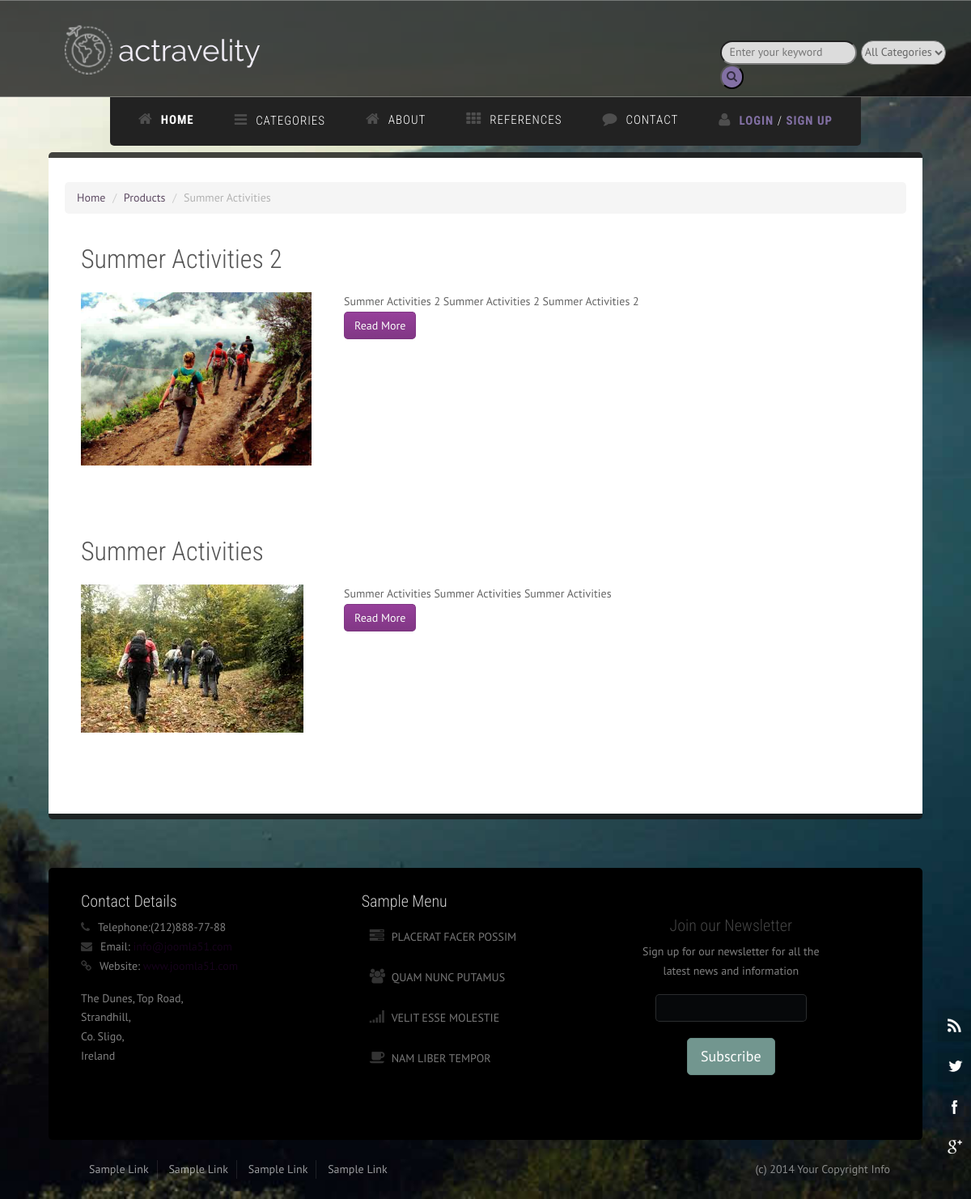
The page /category/10/italya/ on the database as committed earlier.
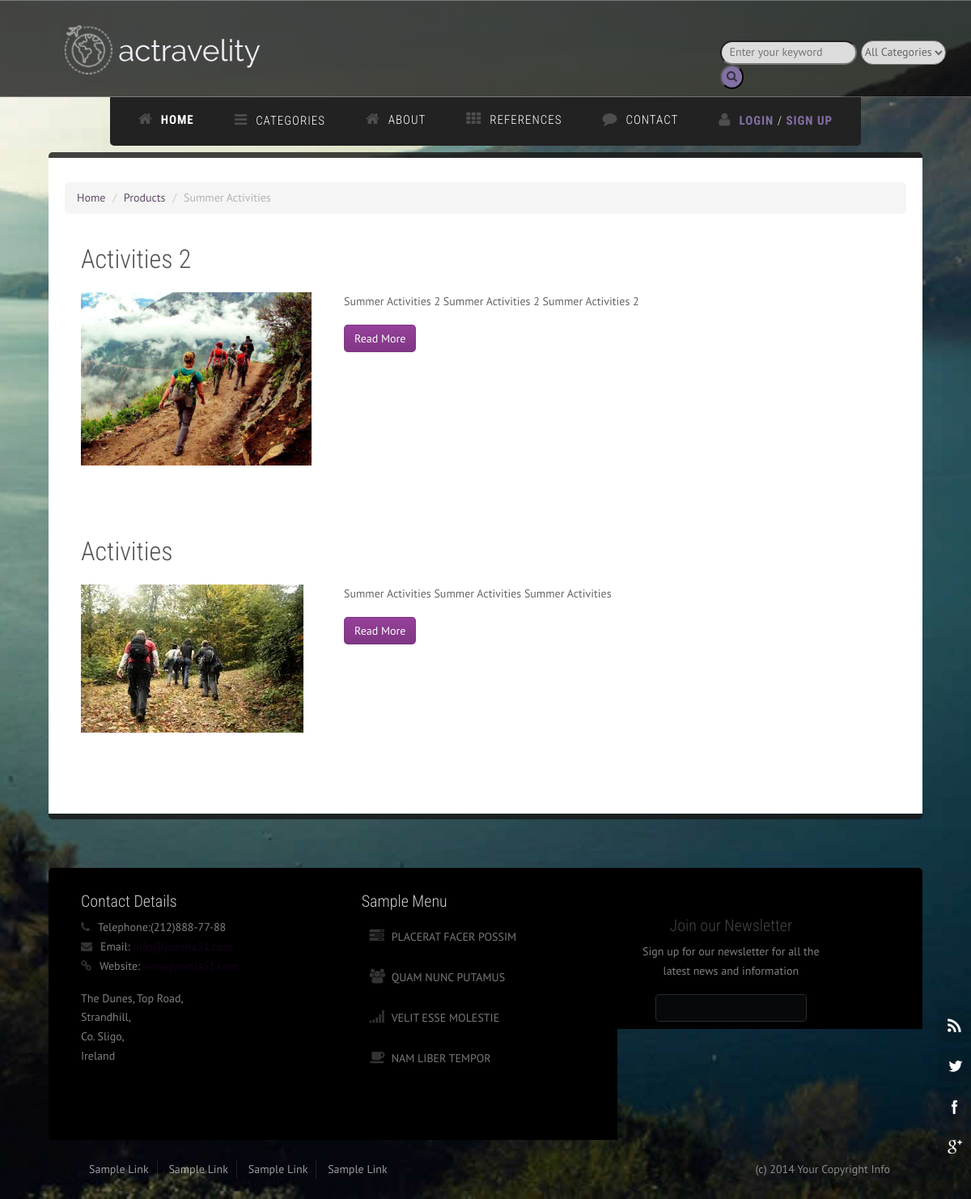
The same page on the database as committed later.
### product/models.py (models this page shows, shortened)
class Product(models.Model):
    STATUS = (
        ('True', 'Yes'),
        ('False', 'No'),
    )
    category = models.ForeignKey(Category, on_delete=models.CASCADE)  # relation with Category table
    title = models.CharField(max_length=50)
    keywords = models.CharField(max_length=255)
    description = RichTextUploadingField()
    slug = models.SlugField(null=False,unique=True)
    image = models.ImageField(blank=True, upload_to='images/')
    price = models.FloatField()
    person_number = models.IntegerField(blank=True, null=True)
    day_number = models.IntegerField(blank=True, null=True)
    shortDetail = RichTextUploadingField(max_length=1400)
    detail = RichTextUploadingField()
    status = models.CharField(max_length=10, choices=STATUS)
    parent = models.ForeignKey('self', blank=True, null=True, related_name='children', on_delete=models.CASCADE)
    create_at = models.DateTimeField(auto_now_add=True)
    update_at = models.DateTimeField(auto_now=True)
    def image_tag(self):
        return mark_safe('<img src="{}" height="50"/>'.format(self.image.url))
    image_tag.short_description = "Image"

### home/views.py (the view)
# urls.py: path('category/<int:id>/<slug:slug>/',views.category_products, name='category_products'),
def category_products(request,id,slug):
    category = Category.objects.all()
    categorydata = Category.objects.get(pk=id)
    products = Product.objects.filter(category_id=id).order_by('-id')
    context = {'products': products,
               'category': category,
               'categorydata': categorydata
               }
    return render(request, 'products.html', context)

### home/templates/products.html (shortened to what this page needs)
{% extends 'homebase.html' %}
{% block content %}
    <div id="content">
        <div class="container background-white">
            <div class="row margin-vert-30">
            <div class="blog-post">
                        <div id="breadcrumb">
                            <div class="content">
                                <ul class = "breadcrumb">
                                    <li><a href="/">Home</a></li>
                                    <li><a href="#">Products</a></li>
                                    <li class="active">{{ categorydata.title }}</li>
                                </ul>
                            </div>
                <div class="col-md-9">
                    {% for rs in products %}
                        <div class="blog-post padding-bottom-20">
                            <div class="blog-item-header">
                                <h2>
                                    <a href="/product/{{ rs.id }}/{{ rs.slug }}">
                                        {{ rs.title }}</a>
                                </h2>
                            </div>
                            <div class="blog">
                                <div class="blog-post-body row margin-top-15">
                                    <div class="col-md-5">
                                        <img class="margin-bottom-20" src="{{ rs.image.url }}" alt="thumb1">
                                    </div>
                                    <div class="col-md-7">
                                        {{ rs.description|safe }}
                                        <a href="/product/{{ rs.id }}/{{ rs.slug }}" class="btn btn-violet">
                                            Read More
                                        </a>
                                    </div>
                                </div>
                            </div>
                        </div>
                    {% endfor %}
                </div>
            </div>
        </div>
    </div>
    </div>
{% endblock %}

Rows that differ between the two databases and show on the page:
changed Product "Summer Activities 2 Summer Activities 2 Summer Activities 2": title "Summer Activities 2" → "Activities 2"
changed Product "Summer Activities Summer Activities Summer Activities": title "Summer Activities" → "Activities"
